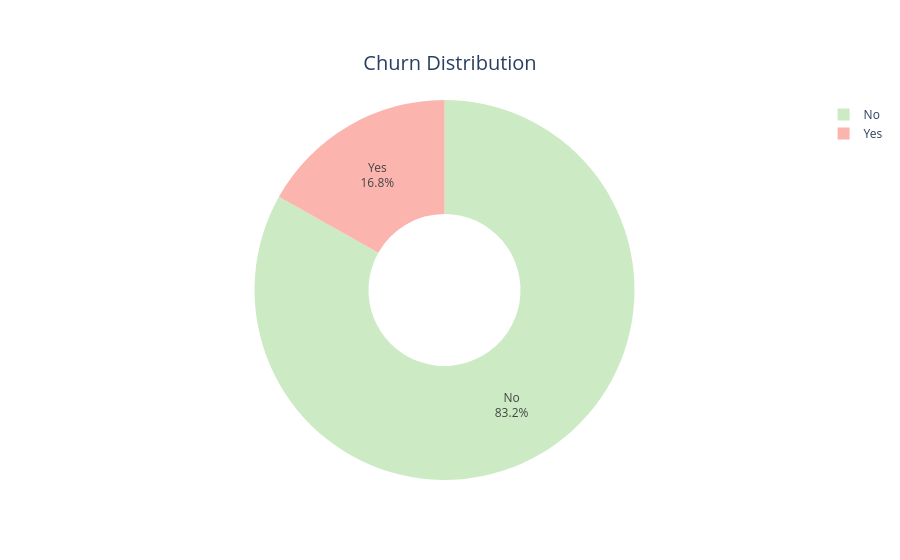

Notebook code for this chart:
### Markdown cell above
### churn

### Code cell
# churn 분포 시각화
churn_counts = df_eda['Churn'].value_counts()

labels = ['No', 'Yes']
pie_colors = [px.colors.qualitative.Pastel1[2], px.colors.qualitative.Pastel1[0]]

fig = px.pie(
    names=labels,
    values=churn_counts,
    title='Churn Distribution',
    labels={'names': 'Churn', 'values': 'Count'},
    color_discrete_sequence=pie_colors,
    hover_name=labels,
    hole=0.4
)

fig.update_traces(textinfo='percent+label')

fig.update_layout(
    title_text='Churn Distribution',
    title_x=0.5,
    title_y=0.9,
    title_font_size=20
)

fig.show()

### Figure 1 — Plotly figure (JSON) as saved in the notebook; plotly's stock layout.template omitted (floating-point values rounded to 4 significant figures)
{"data": [{"domain": {"x": [0, 1], "y": [0, 1]}, "hole": 0.4, "hovertemplate": "<b>%{hovertext}</b><br><br>Churn=%{label}<br>Count=%{value}<extra></extra>", "hovertext": ["No", "Yes"], "labels": ["No", "Yes"], "legendgroup": "", "name": "", "showlegend": true, "textinfo": "percent+label", "type": "pie", "values": [4682, 948]}], "layout": {"legend": {"tracegroupgap": 0}, "piecolorway": ["rgb(204,235,197)", "rgb(251,180,174)"], "title": {"font": {"size": 20}, "text": "Churn Distribution", "x": 0.5, "y": 0.9}}}
